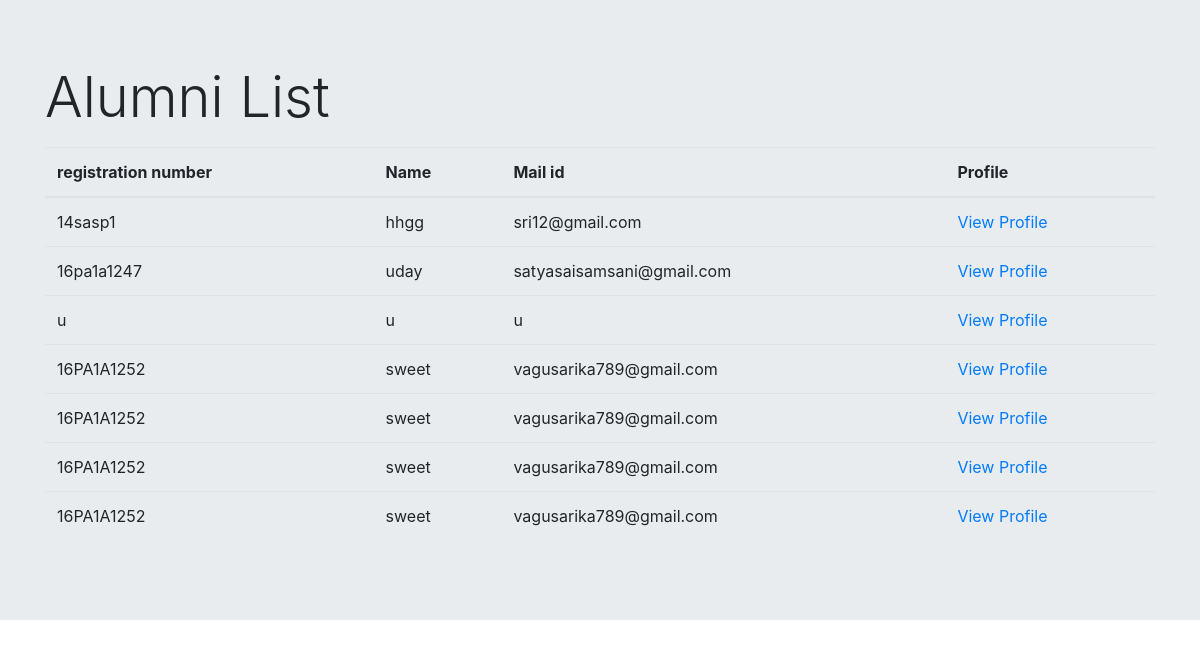
The page /ListFeed/ on the database as committed earlier.
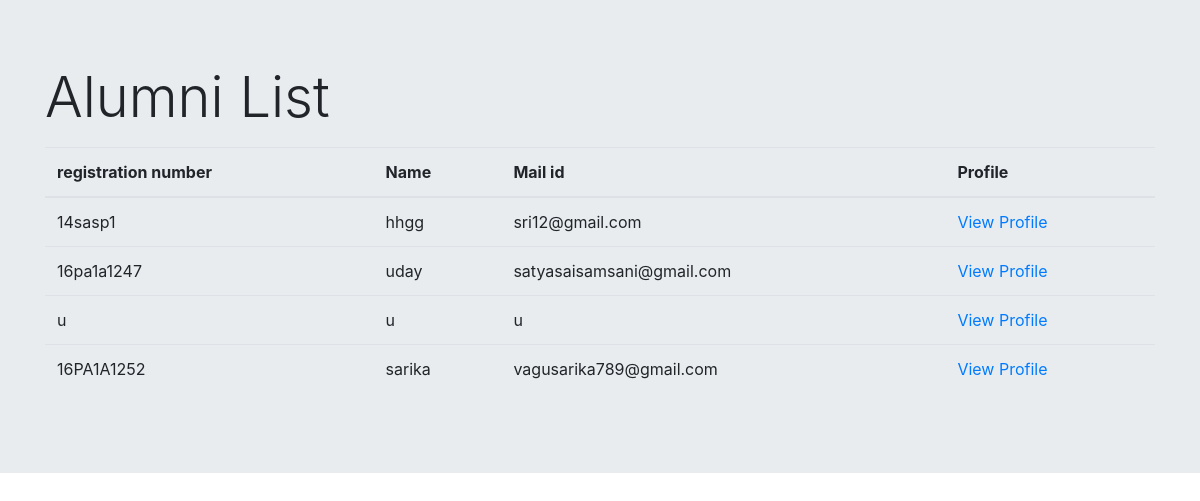
The same page on the database as committed later.
### portal/models.py (models this page shows, shortened)
class AlumniInfo(models.Model):
    email_regex = RegexValidator(regex=r'^\w+@[a-zA-Z_]+?\.[a-zA-Z]{2,6}')
    phn_regex=RegexValidator(regex=r'^[0-9]{10}')
    regno_regex=RegexValidator(regex=r'^[0-9A-Z-]+')
    linkin_regex=RegexValidator(regex=r'^\w+://+www.linkedin.com+')
    git_regex=RegexValidator(regex=r'\w+://github.com+')
    name = models.CharField(max_length=12)
    reg_no = models.CharField(max_length=11,validators=[regno_regex])
    mail_id = models.CharField(max_length=36,validators=[email_regex])
    degree = models.CharField(max_length=12,choices=degree_choice)
    department = models.CharField(max_length=12,choices=dept_choice)
    company= models.CharField(max_length=12)
    experience = models.CharField(max_length=2,choices=experience_choice)
    location = models.CharField(max_length=12)
    linkedin = models.CharField(max_length=50,validators=[linkin_regex])
    github = models.CharField(max_length=36,validators=[git_regex])
    working_as = models.CharField(max_length=12)
    phn_no = models.CharField(validators=[phn_regex],max_length=10, default=0)
    description = models.TextField(null=True, blank=True)
    passed_out = models.PositiveIntegerField(default=2012)

### portal/views.py (the view)
# urls.py: path('ListFeed/',portalView.ListFeed.as_view(template_name='ListFeed.html'),name='list-feed'),
class ListFeed(ListView):
    model = AlumniInfo
    paginate_by = 15  # if pagination is desired
    def get_context_data(self, **kwargs):
        context = super().get_context_data(**kwargs)
        return context

### portal/templates/ListFeed.html (shortened to what this page needs)
<!DOCTYPE html>
<html lang="en">
<head>
    <link rel="stylesheet" href="https://stackpath.bootstrapcdn.com/bootstrap/4.1.2/css/bootstrap.min.css">
    <link rel="stylesheet" href="https://stackpath.bootstrapcdn.com/bootstrap/4.1.2/js/bootstrap.min.js">
    <link rel="stylesheet" href="https://stackpath.bootstrapcdn.com/bootstrap/4.1.2/js/bootstrap.bundle.min.js">
</head>
<body>
<div class="jumbotron jumbotron-fluid">
  <div class="container">
    <h1 class="display-4">Alumni List</h1>
    <p class="lead">
        <table class="table">
  <thead>
    <tr>
      <th scope="col">registration number</th>
      <th scope="col">Name</th>
      <th scope="col">Mail id</th>
        <th scope='col'>Profile</th>
    </tr>
  </thead>
  <tbody>
        {% for alumnus in object_list %}
            <tr>
            <td>{{ alumnus.reg_no }}</td>
            <td>{{ alumnus.name }}</td>
            <td>{{ alumnus.mail_id }}</td>
            <td><a href="{% url 'profile' alumnus.name %}">View Profile</a></td>
            </tr>
        {% endfor %}
  </tbody>
</table>
    </p>
  </div>
</div>
</body>
</html>

Rows that differ between the two databases and show on the page:
removed AlumniInfo: reg_no "16PA1A1252", name "sweet", mail_id "vagusarika789@gmail.com"
removed AlumniInfo: reg_no "16PA1A1252", name "sweet", mail_id "vagusarika789@gmail.com"
removed AlumniInfo: reg_no "16PA1A1252", name "sweet", mail_id "vagusarika789@gmail.com"
removed AlumniInfo: reg_no "16PA1A1252", name "sweet", mail_id "vagusarika789@gmail.com"
added AlumniInfo: reg_no "16PA1A1252", name "sarika", mail_id "vagusarika789@gmail.com"
